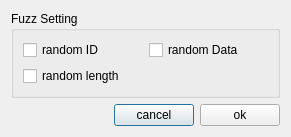
<?xml version="1.0" encoding="UTF-8"?>
<ui version="4.0">
 <class>Dialog_fuzzSetting</class>
 <widget class="QDialog" name="Dialog_fuzzSetting">
  <property name="geometry">
   <rect>
    <x>0</x>
    <y>0</y>
    <width>291</width>
    <height>134</height>
   </rect>
  </property>
  <property name="windowTitle">
   <string>Fuzz Setting</string>
  </property>
  <property name="windowIcon">
   <iconset resource="../../resource.qrc">
    <normaloff>:/icons/zeekr.png</normaloff>:/icons/zeekr.png</iconset>
  </property>
  <layout class="QGridLayout" name="gridLayout_2">
   <item row="0" column="0">
    <widget class="QGroupBox" name="groupBox">
     <property name="title">
      <string>Fuzz Setting</string>
     </property>
     <layout class="QGridLayout" name="gridLayout">
      <item row="0" column="0">
       <layout class="QVBoxLayout" name="verticalLayout">
        <item>
         <layout class="QHBoxLayout" name="horizontalLayout">
          <item>
           <widget class="QCheckBox" name="checkBox">
            <property name="text">
             <string>random ID  </string>
            </property>
            <property name="tristate">
             <bool>true</bool>
            </property>
           </widget>
          </item>
          <item>
           <widget class="QCheckBox" name="checkBox_2">
            <property name="text">
             <string>random Data</string>
            </property>
            <property name="tristate">
             <bool>true</bool>
            </property>
           </widget>
          </item>
         </layout>
        </item>
        <item>
         <layout class="QHBoxLayout" name="horizontalLayout_2">
          <item>
           <widget class="QCheckBox" name="checkBox_3">
            <property name="text">
             <string>random length</string>
            </property>
            <property name="tristate">
             <bool>true</bool>
            </property>
           </widget>
          </item>
          <item>
           <spacer name="horizontalSpacer_2">
            <property name="orientation">
             <enum>Qt::Horizontal</enum>
            </property>
            <property name="sizeHint" stdset="0">
             <size>
              <width>40</width>
              <height>20</height>
             </size>
            </property>
           </spacer>
          </item>
         </layout>
        </item>
       </layout>
      </item>
     </layout>
    </widget>
   </item>
   <item row="1" column="0">
    <layout class="QHBoxLayout" name="horizontalLayout_3">
     <item>
      <spacer name="horizontalSpacer">
       <property name="orientation">
        <enum>Qt::Horizontal</enum>
       </property>
       <property name="sizeHint" stdset="0">
        <size>
         <width>40</width>
         <height>20</height>
        </size>
       </property>
      </spacer>
     </item>
     <item>
      <widget class="QPushButton" name="pushButton_cancel">
       <property name="text">
        <string>cancel</string>
       </property>
      </widget>
     </item>
     <item>
      <widget class="QPushButton" name="pushButton_ok">
       <property name="text">
        <string>ok</string>
       </property>
      </widget>
     </item>
    </layout>
   </item>
  </layout>
 </widget>
 <resources>
  <include location="../../resource.qrc"/>
 </resources>
 <connections/>
</ui>
